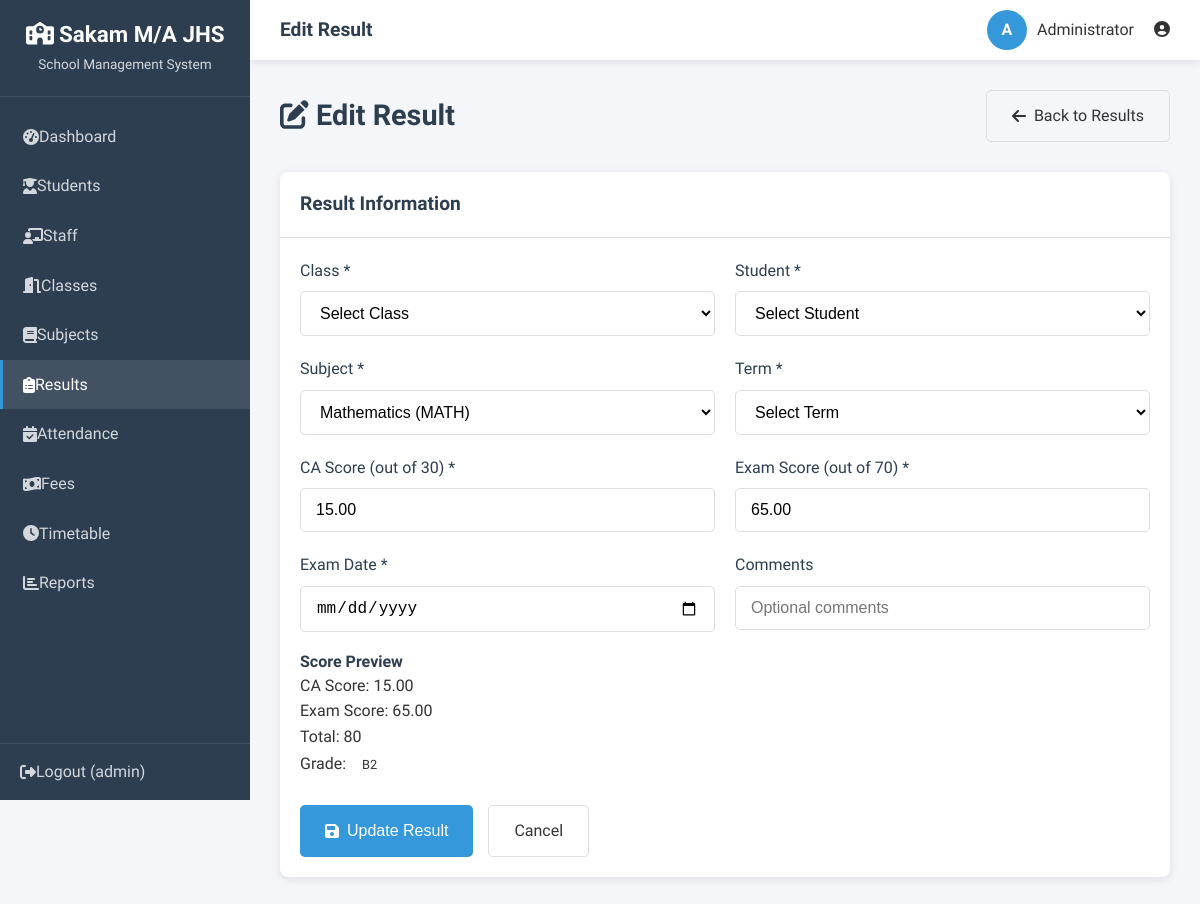
The app's page /teacher/edit_result.php?id=1 (signed in) with its own data.
### tables this page shows
CREATE TABLE IF NOT EXISTS results (
    id INT AUTO_INCREMENT PRIMARY KEY,
    student_id INT NOT NULL,
    subject_id INT NOT NULL,
    class_id INT NOT NULL,
    academic_year VARCHAR(20) NOT NULL,
    term ENUM('1st', '2nd', '3rd') NOT NULL,
    ca_score DECIMAL(5,2) DEFAULT 0,
    exam_score DECIMAL(5,2) DEFAULT 0,
    total_score DECIMAL(5,2) GENERATED ALWAYS AS (ca_score + exam_score) STORED,
    grade VARCHAR(2),
    position INT,
    remarks VARCHAR(50),
    entered_by INT,
    exam_date DATE,
    comments TEXT,
    created_at TIMESTAMP DEFAULT CURRENT_TIMESTAMP,
    FOREIGN KEY (student_id) REFERENCES students(id) ON DELETE CASCADE,
    FOREIGN KEY (subject_id) REFERENCES subjects(id) ON DELETE CASCADE,
    FOREIGN KEY (class_id) REFERENCES classes(id) ON DELETE CASCADE,
    FOREIGN KEY (entered_by) REFERENCES teachers(id) ON DELETE SET NULL,
    UNIQUE KEY unique_result (student_id, subject_id, academic_year, term),
    INDEX idx_student (student_id),
    INDEX idx_subject (subject_id),
    INDEX idx_term (academic_year, term)
);

CREATE TABLE IF NOT EXISTS subjects (
    id INT AUTO_INCREMENT PRIMARY KEY,
    subject_name VARCHAR(100) NOT NULL UNIQUE,
    subject_code VARCHAR(20),
    teacher_id INT,
    class_id INT,
    pass_mark INT DEFAULT 40,
    description TEXT,
    status ENUM('Active','Inactive') DEFAULT 'Active',
    created_at TIMESTAMP DEFAULT CURRENT_TIMESTAMP,
    FOREIGN KEY (teacher_id) REFERENCES teachers(id) ON DELETE SET NULL,
    FOREIGN KEY (class_id) REFERENCES classes(id) ON DELETE SET NULL
);

### includes/db.php (called while the page is built, shortened)
<?php
require_once dirname(__DIR__) . '/config.php';
function getDB() {
    static $db = null;
    if ($db === null) {
        $db = new mysqli(DB_HOST, DB_USER, DB_PASS, DB_NAME);
        $db->set_charset("utf8mb4");
    }
    return $db;
}
function executeQuery($sql, $params = []) {
    $db = getDB();
    $stmt = $db->prepare($sql);
    if (!empty($params)) {
        $types = str_repeat('s', count($params));
        $stmt->bind_param($types, ...$params);
    }
    $stmt->execute();
    return $stmt;
}
function fetchOne($sql, $params = []) {
    $stmt = executeQuery($sql, $params);
    $result = $stmt->get_result();
    $row = $result->fetch_assoc();
    return $row;
}
function fetchAll($sql, $params = []) {
    $stmt = executeQuery($sql, $params);
    $result = $stmt->get_result();
    $rows = [];
    while ($row = $result->fetch_assoc()) {
        $rows[] = $row;
    }
    return $rows;
}

### config.php (called while the page is built, shortened)
<?php
function escapeHTML($input) {
    return htmlspecialchars($input, ENT_QUOTES, 'UTF-8');
}

### teacher/edit_result.php (the view, shortened to what this page needs)
<?php
$resultId = isset($_GET['id']) ? (int)$_GET['id'] : 0;
$result = fetchOne("SELECT * FROM results WHERE id = ?", [$resultId]);
$students = fetchAll("SELECT id, first_name, last_name, student_id FROM students WHERE class_id = ? AND status = 'Active' ORDER BY last_name, first_name", [$result['class_id']]);
$subjects = fetchAll("SELECT id, subject_name, subject_code FROM subjects WHERE class_id = ? OR class_id IS NULL ORDER BY subject_name", [$result['class_id']]);
include '../includes/header.php';
?>
<div class="page-header">
    <h1><i class="fas fa-edit"></i> Edit Result</h1>
    <a href="results.php" class="btn btn-outline">
        <i class="fas fa-arrow-left"></i> Back to Results
    </a>
</div>
<div class="card">
    <div class="card-header">
        <h3>Result Information</h3>
    </div>
    <div class="card-body">
        <form method="POST" action="" data-validate>
            <div class="form-row">
                <div class="form-group">
                    <label for="class_id">Class *</label>
                    <select id="class_id" name="class_id" class="form-control" required>
                        <option value="">Select Class</option>
                    </select>
                </div>
                <div class="form-group">
                    <label for="student_id">Student *</label>
                    <select id="student_id" name="student_id" class="form-control" required>
                        <option value="">Select Student</option>
                    </select>
                </div>
            </div>
            <div class="form-row">
                <div class="form-group">
                    <label for="subject_id">Subject *</label>
                    <select id="subject_id" name="subject_id" class="form-control" required>
                        <?php foreach ($subjects as $subject): ?>
                        <option value="<?php echo $subject['id']; ?>" <?php echo $subject['id'] == $result['subject_id'] ? 'selected' : ''; ?>>
                            <?php echo escapeHTML($subject['subject_name'] . ' (' . $subject['subject_code'] . ')'); ?>
                        </option>
                        <?php endforeach; ?>
                    </select>
                </div>
                <div class="form-group">
                    <label for="term">Term *</label>
                    <select id="term" name="term" class="form-control" required>
                        <option value="">Select Term</option>
                    </select>
                </div>
            </div>
            <div class="form-row">
                <div class="form-group">
                    <label for="ca_score">CA Score (out of 30) *</label>
                    <input type="number" id="ca_score" name="ca_score" class="form-control"
                           min="0" max="30" step="0.5" value="<?php echo $result['ca_score']; ?>" required>
                </div>
                <div class="form-group">
                    <label for="exam_score">Exam Score (out of 70) *</label>
                    <input type="number" id="exam_score" name="exam_score" class="form-control"
                           min="0" max="70" step="0.5" value="<?php echo $result['exam_score']; ?>" required>
                </div>
            </div>
            <div class="form-row">
                <div class="form-group">
                    <label for="exam_date">Exam Date *</label>
                    <input type="date" id="exam_date" name="exam_date" class="form-control"
                           value="<?php echo $result['exam_date']; ?>" required>
                </div>
                <div class="form-group">
                    <label for="comments">Comments</label>
                    <input type="text" id="comments" name="comments" class="form-control"
                           value="<?php echo escapeHTML($result['comments']); ?>" placeholder="Optional comments">
                </div>
            </div>
            <div class="score-preview">
                <h4>Score Preview</h4>
                <div class="preview-grid">
                    <div class="preview-item">
                        <span class="label">CA Score:</span>
                        <span class="value" id="ca-preview"><?php echo $result['ca_score']; ?></span>
                    </div>
                    <div class="preview-item">
                        <span class="label">Exam Score:</span>
                        <span class="value" id="exam-preview"><?php echo $result['exam_score']; ?></span>
                    </div>
                    <div class="preview-item">
                        <span class="label">Total:</span>
                        <span class="value" id="total-preview"><?php echo $result['ca_score'] + $result['exam_score']; ?></span>
                    </div>
                    <div class="preview-item">
                        <span class="label">Grade:</span>
                        <span class="value badge" id="grade-preview"><?php
                            $total = $result['ca_score'] + $result['exam_score'];
                            if ($total >= 90) echo 'A1';
                            elseif ($total >= 80) echo 'B2';
                            elseif ($total >= 70) echo 'B3';
                            elseif ($total >= 60) echo 'C4';
                            elseif ($total >= 50) echo 'C5';
                            elseif ($total >= 40) echo 'C6';
                            elseif ($total >= 35) echo 'D7';
                            elseif ($total >= 30) echo 'E8';
                            else echo 'F9';
                        ?></span>
                    </div>
                </div>
            </div>
            <div class="form-actions">
                <button type="submit" class="btn btn-primary">
                    <i class="fas fa-save"></i> Update Result
                </button>
                <a href="results.php" class="btn btn-outline">
                    Cancel
                </a>
            </div>
        </form>
    </div>
</div>
<?php
include '../includes/footer.php';
?>

### css/style.css (style rules this page uses)
:root { --primary-color: #2c3e50; --secondary-color: #3498db; --accent-color: #e74c3c; --success-color: #27ae60; --warning-color: #f39c12; --danger-color: #c0392b; --light-color: #ecf0f1; --dark-color: #2c3e50; --text-color: #333; --text-muted: #7f8c8d; --border-color: #ddd; --shadow: 0 2px 10px rgba(0, 0, 0, 0.1); --transition: all 0.3s ease; --sidebar-width: 250px; --header-height: 60px; }
* { margin: 0; padding: 0; box-sizing: border-box; }
html { font-size: 16px; scroll-behavior: smooth; }
body { font-family: 'Segoe UI', Tahoma, Geneva, Verdana, sans-serif; line-height: 1.6; color: var(--text-color); background-color: #f5f6fa; min-height: 100vh; }
a { text-decoration: none; color: inherit; }
h1, h2, h3, h4, h5, h6 { font-weight: 600; line-height: 1.3; color: var(--dark-color); }
.page-header { display: flex; justify-content: space-between; align-items: center; margin-bottom: 30px; }
.page-header h1 { font-size: 1.8rem; }
.card { background: white; border-radius: 8px; box-shadow: var(--shadow); overflow: hidden; margin-bottom: 25px; }
.card-header { padding: 20px; border-bottom: 1px solid var(--border-color); display: flex; justify-content: space-between; align-items: center; }
.card-header h3 { font-size: 1.2rem; }
.card-body { padding: 20px; }
.form-group { margin-bottom: 20px; }
.form-group label { display: block; margin-bottom: 8px; font-weight: 500; color: var(--dark-color); }
.form-control { width: 100%; padding: 12px 15px; border: 1px solid var(--border-color); border-radius: 5px; font-size: 1rem; transition: var(--transition); background: white; }
select.form-control { cursor: pointer; }
.form-row { display: grid; grid-template-columns: repeat(auto-fit, minmax(250px, 1fr)); gap: 20px; }
.form-actions { display: flex; gap: 15px; margin-top: 25px; }
.btn { display: inline-flex; align-items: center; justify-content: center; gap: 8px; padding: 12px 25px; border: none; border-radius: 5px; font-size: 1rem; font-weight: 500; cursor: pointer; transition: var(--transition); }
.btn-primary { background: var(--secondary-color); color: white; }
.btn-outline { background: transparent; border: 1px solid var(--border-color); color: var(--text-color); }
.badge { display: inline-block; padding: 5px 12px; border-radius: 20px; font-size: 0.8rem; font-weight: 500; }

### records on screen
results: subject_id "Mathematics (MATH)", ca_score "15.00", exam_score "65.00", $result['ca_score'] + $result['exam_score'] "80"

### other values on screen
SITE_NAME "Sakam M/A JHS"
escapeHTML($userName) "admin"
$pageTitle "Edit Result"
substr($fullName, 0, 1) "A"
escapeHTML($fullName) "Administrator"
